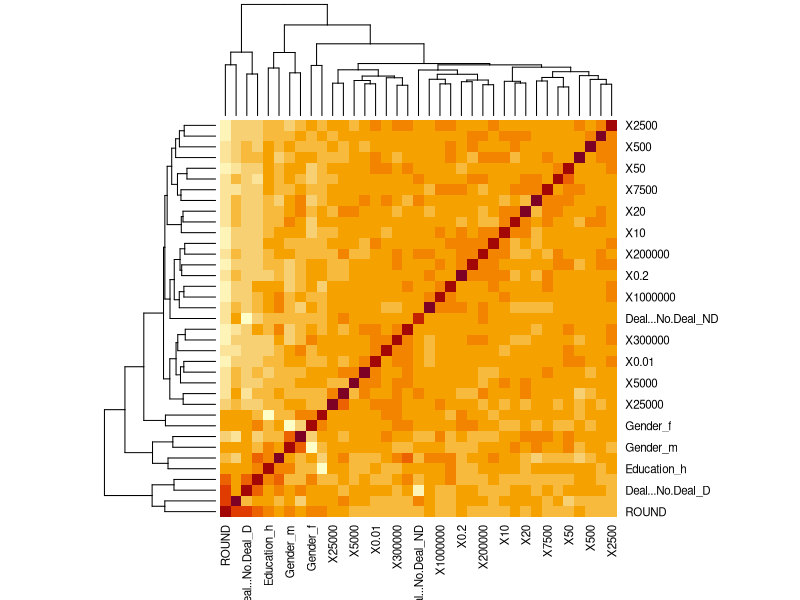
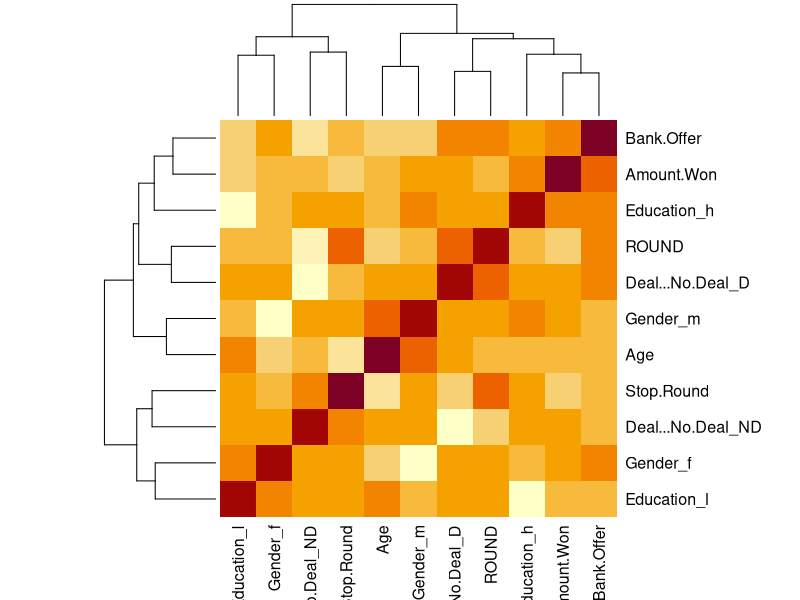

Write the R code that produced these figures, in order. (Note: this script raises an error after producing the figures.)
## ---- chunk 1
data<-read.csv('../20060455_Data.csv')
# clean dataset externally with excel
data$Gender_m <- ifelse(data$Gender == "M", 1,0)
data$Gender_f <- ifelse(data$Gender == "F", 1,0)
data$Education_h <- ifelse(data$Education == "H", 1,0)
data$Education_l <- ifelse(data$Education == "L", 1,0)
data$Deal...No.Deal_D <- ifelse(data$Deal...No.Deal == "D", 1,0)
data$Deal...No.Deal_ND <- ifelse(data$Deal...No.Deal == "ND", 1,0)
numeric_data<-subset(data, select= -c(ID.Number, Broadcast.Date, Name, Education, Gender, Deal...No.Deal))
summary(data)
## ---- chunk 2
summary(numeric_data)
## ---- chunk 3
cor(numeric_data)
heatmap(cor(numeric_data))
## ---- chunk 4
no_rounds<-subset(numeric_data, select = -c(X0.01, X0.2, X0.5, X1, X5, X10, X20, X50, X100, X500, X1000, X2500, X5000, X7500, X10000, X25000, X50000, X75000, X100000, X200000, X300000, X400000, X500000, X1000000, X2500000, X5000000))
heatmap(cor(no_rounds))
## ---- chunk 5
prediction_one<-lm(Amount.Won ~ Age+Stop.Round+Gender_f+Gender_m+Education_h+Education_l, data=no_rounds)
summary(prediction_one)
## ---- chunk 6
cleaned<-read.csv('../gameData_clean.csv')
summary(cleaned)
prediction_two<-lm(Amount.Won ~ Age+Stop.Round+Education+Gender, data=no_rounds)
summary(prediction_two)
